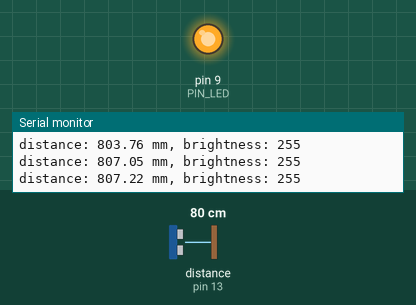
Simulated run of this sketch. Board: Arduino Uno, built with avr-gcc and run on an emulated ATmega328P. Parts: output pins drawn as LEDs (lit = HIGH), the last lines printed to the serial monitor. Wiring (inferred from the names in the program): ultrasonic range finder: trigger pin 12; echo pin 13. The inputs (shaded band) are chosen by the test bench; at power-on: distance to the obstacle (sensor on pin 13) 80 cm. The echo pulse lasts 58.3 µs per cm; pins used as bus, display or sensor lines are not drawn.

Above: at 1.2 s.
1.3 s: distance to the obstacle (sensor on pin 13) set to 18 cm
At 1.7 s:
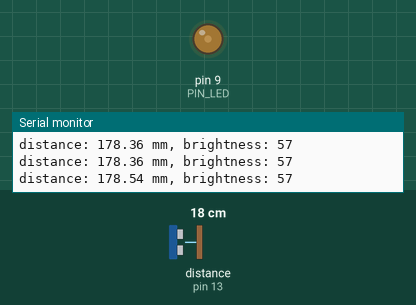
2.8 s: distance to the obstacle (sensor on pin 13) set to 2 cm
At 3.1 s:
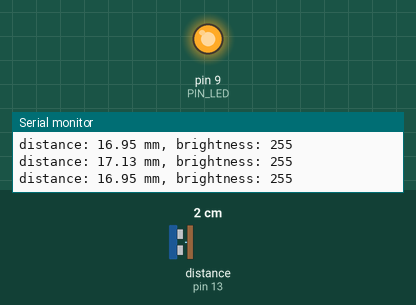
Timing chart, 0 to 5.8 s (numbered marks = the images above; inputs shaded):
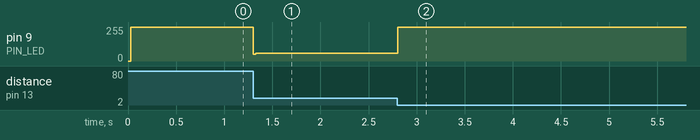

The sketch:

sreda24.ino
```cpp
#define PIN_LED  9
#define PIN_TRIG 12
#define PIN_ECHO 13

// configurable parameters
#define SND_VEL 346.0
#define INTERVAL 25
#define PULSE_DURATION 10
#define _DIST_MIN 100.0
#define _DIST_MAX 300.0

#define TIMEOUT ((INTERVAL / 2) * 1000.0)
#define SCALE (0.001 * 0.5 * SND_VEL)

unsigned long last_sampling_time;

void setup() {
  pinMode(PIN_LED, OUTPUT);
  pinMode(PIN_TRIG, OUTPUT);
  pinMode(PIN_ECHO, INPUT);
  digitalWrite(PIN_TRIG, LOW);

  Serial.begin(57600);
}

void loop() {
  if (millis() < (last_sampling_time + INTERVAL))
    return;

  float distance = USS_measure(PIN_TRIG, PIN_ECHO);

  int brightness = 255;

  if ((distance == 0.0) || (distance > _DIST_MAX) || (distance < _DIST_MIN)) {
      brightness = 255;
  } else {
      if (distance <= 200) {
          brightness = map(distance, 100, 200, 255, 0);
      } else {
          brightness = map(distance, 200, 300, 0, 255);
      }
  }

  analogWrite(PIN_LED, brightness);


  Serial.print("distance: ");
  Serial.print(distance);
  Serial.print(" mm, brightness: ");
  Serial.println(brightness);

  last_sampling_time += INTERVAL;
}


float USS_measure(int TRIG, int ECHO)
{
  digitalWrite(TRIG, HIGH);
  delayMicroseconds(PULSE_DURATION);
  digitalWrite(TRIG, LOW);

  return pulseIn(ECHO, HIGH, TIMEOUT) * SCALE;
}
```

Measured:
- after the input at 1.3 s, pin 9 (PIN_LED): 255/255 → 57/255 at once
- after the input at 2.8 s, pin 9 (PIN_LED): 57/255 → 255/255 at once
